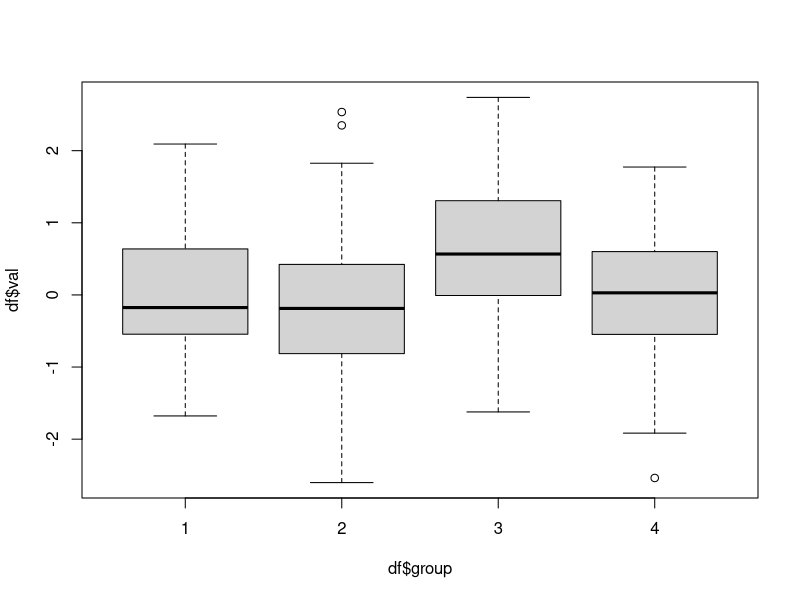
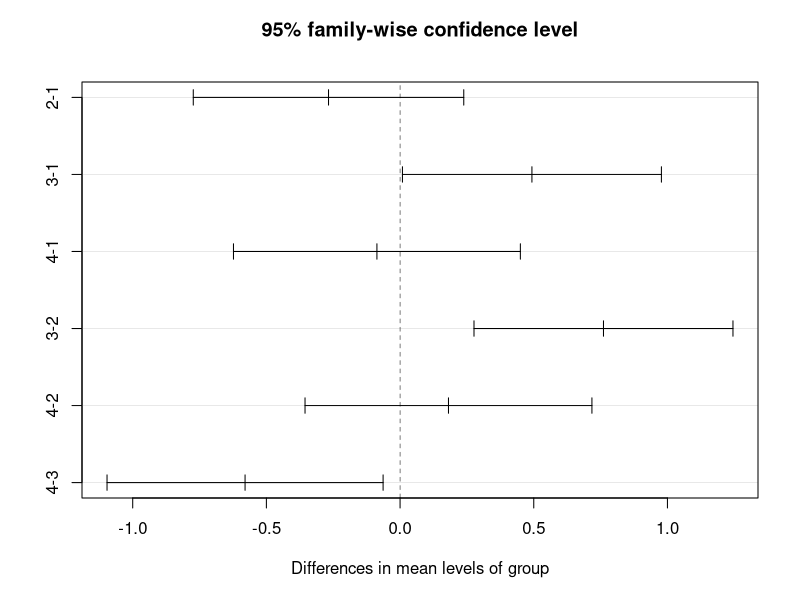
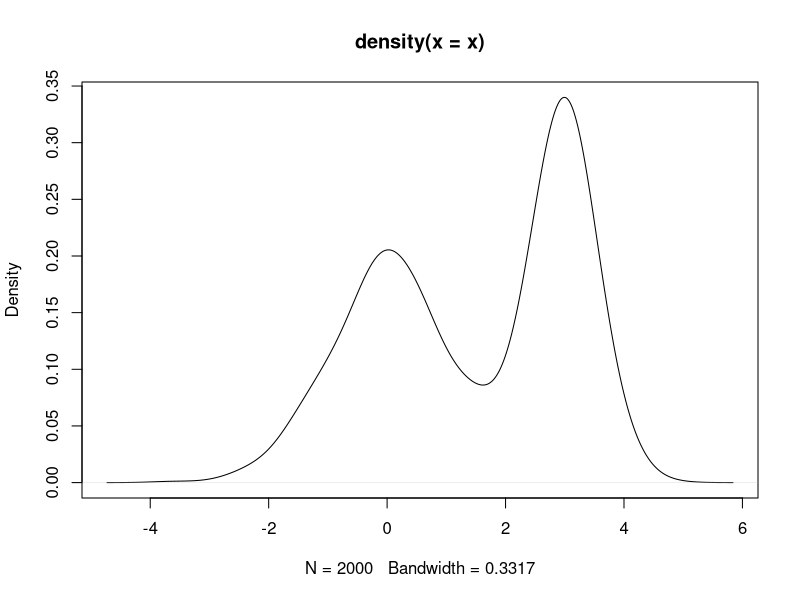
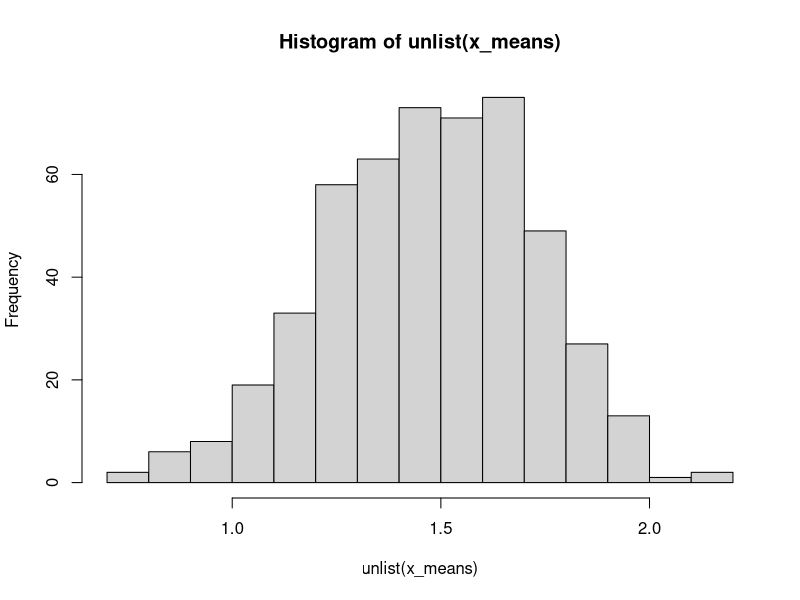
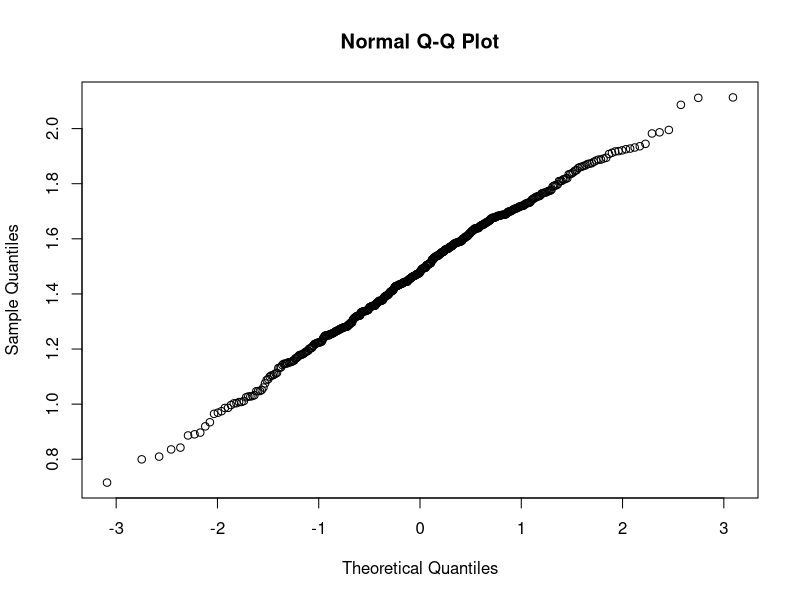

Generate these figures, in order, with R:
##--------------------------------------------
##
## Class: PCE 350 Data Science Methods Class
##
## ANOVA
##
##--------------------------------------------

##-----ANOVA Example-----
df = data.frame('group'=c(rep(1,50),
                          rep(2,50),
                          rep(3,60),
                          rep(4,40)),
                'val' = c(rnorm(50, mean=0, sd=1),
                          rnorm(50, mean=0, sd=1),
                          rnorm(60, mean=0.5, sd=1),
                          rnorm(40, mean=0, sd=1)))
df$group = factor(df$group) # Make sure your groups are a factor (for further analysis below)

boxplot(df$val ~ df$group)
df_aov = aov(val ~ group, data = df)
summary(df_aov)

# we get statistics on the groups and total residuals:
# DF = degrees of freedom
# Sum Sq = sum of squares
# Mean Sq = Mean Squared Error
# F -value = our statistic based on a ratio of Mean Square Errors
# Pr(>F) = p-value for the NULL hypothesis that all groups are the same.

# BUT WHICH GROUP IS DIFFERENT? ANOVA does not tell us which.  We need 
#  to further test to find out.

tukey_anova = TukeyHSD(df_aov)  # Tukey's Range test:
tukey_anova
# This test is built on the distribution of testing two means (say mean1 and mean2),
#   and the statistic is given by (mean1 - mean2)/sd(both samples)
#   Know that this statistic has a known (albeit uncommon) distribution and this allows us
#   (or R) to create multiple hypotheses (pairwise tests).
plot(tukey_anova)

##----CLT and Confidence Intervals----
x = c(rnorm(1000),rnorm(1000,mean=3,sd=0.5))
plot(density(x)) # Definitely not normal

# generate 100 samples
x_samples = lapply(1:500, function(i) sample(x, size=50, replace=TRUE))
x_means = lapply(x_samples, mean)
hist(unlist(x_means))
qqnorm(unlist(x_means)) # Yay normality!

pop_mean_estimate = mean(unlist(x_means))
pop_mean_estimate
pop_mean_sd = sd(unlist(x_means))
pop_mean_sd

actual_mean = mean(x)
actual_mean

# Create an alpha-level confidence interval
alpha = 0.95
half_width = qnorm((1+alpha)/2, mean=pop_mean_estimate, sd = pop_mean_sd) - pop_mean_estimate
half_width

ci_low = pop_mean_estimate - half_width
ci_high = pop_mean_estimate + half_width

print(paste('The actual mean is',round(actual_mean,3)))
print(paste('The',alpha,'level CI is (',round(ci_low,3),',',round(ci_high,3),').'))

##---Confidence interval of monty hall switching-----

resample <- function(x, ...) x[sample.int(length(x), ...)]

n=1000
switch_outcomes = sapply(1:n, function(x){
  prize = resample(1:3,1)           # select a prize
  non_prizes = setdiff(1:3,prize)   # set the non-prizes
  first_pick = resample(1:3,1)      # select a door
  revealed_non_prize = resample(setdiff(non_prizes,first_pick),1) # reveal a non-prize/non-selected door
  switch_pick = setdiff(1:3,c(first_pick,revealed_non_prize))     # select the other door
  return(switch_pick==prize)
})

sample_mean = mean(switch_outcomes)
sample_var = var(switch_outcomes)

alpha_level = 0.95
scaled_var = sample_var/sqrt(n)

# How many sd's away from the mean is our cutoff?
n_sds = qnorm((1+alpha_level)/2)
# or
n_sds = -qnorm((1-alpha_level)/2)

c_i_upper = sample_mean + n_sds*sqrt(scaled_var)
c_i_lower = sample_mean - n_sds*sqrt(scaled_var)

print('Population Mean Estaimate:')
print(paste(round(sample_mean,3),'with a',100*alpha_level,'% CI: (',
            round(c_i_lower,3),',',round(c_i_upper,3),').'))

# Try changing the alpha-level:
# A lower alpha level, say 0.9 (90% C.I.) will be smaller because
#   we are going to be LESS sure of where the population mean is.
#
# A higher alpha level, say 0.99 (99% C.I.) will be larger because
#   we are going to be MORE confident of where the populatio mean is.
